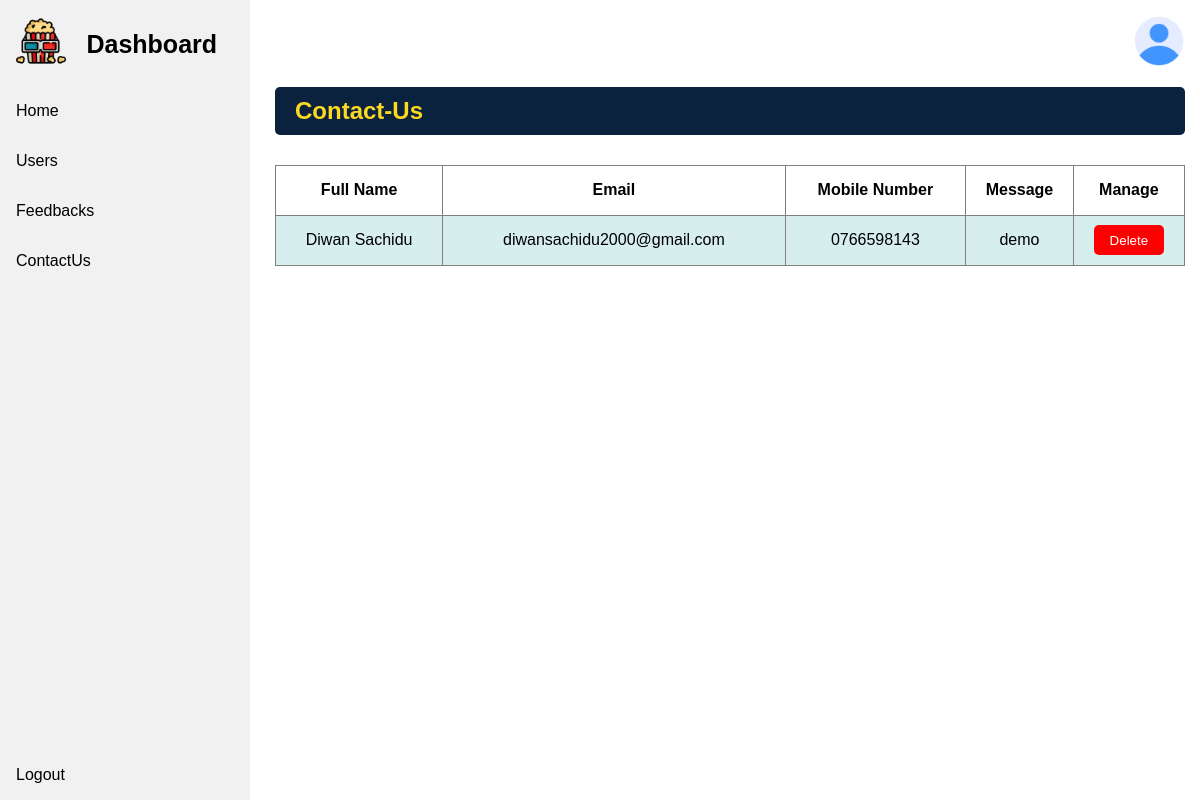
The page /manager/php/displayContactus.php on the database its author committed.
### tables this page shows
CREATE TABLE `contactus` (
  `contactusID` int(11) NOT NULL,
  `fullName` varchar(100) NOT NULL,
  `email` varchar(100) NOT NULL,
  `mobileNumber` varchar(20) NOT NULL,
  `message` varchar(700) DEFAULT NULL,
  `userID` int(11) NOT NULL,
  `managerID` int(11) NOT NULL DEFAULT 1
);

### manager/php/displayContactus.php (the view, shortened to what this page needs)
<?php
    include '../phpHandlers/dbh.config.php';
?>
<!DOCTYPE html>
<html lang="en">
<head>
    <link rel="stylesheet" href="../css/displayContactus.css">
</head>
<body>
    <?php
        include './sidebar.php';
    ?>
    <div class="content">
        <div class="title">
                <h2>Contact-Us</h2>
        </div>
        <div class="table-data">
            <table border="1">
                <tr>
                    <th>Full Name</th>
                    <th>Email</th>
                    <th>Mobile Number</th>
                    <th>Message</th>
                    <th>Manage</th>
                </tr>
                <?php
                    $sql = "SELECT * FROM contactus;";
                    $result = mysqli_query($conn, $sql);
                    $resultCheck = mysqli_num_rows($result);
                    if($resultCheck > 0) {
                        while($row = mysqli_fetch_assoc($result)){
                            $id = $row['contactusID'];
                            echo "
                                <tr>
                                    <td>".$row['fullName']."</td>
                                    <td>".$row['email']."</td>
                                    <td>".$row['mobileNumber']."</td>
                                    <td>".$row['message']."</td>
                                    <td><button class='del-btn'><a href='http://localhost/movie-booking-system/manager/phphandlers/dbh.deleteContactUs.php?deleteContactUsId=".$id."'>Delete</a></button></td>
                                </tr>
                            ";
                        }
                    }
                ?>
            </table>
        </div>
    </div>
</body>
</html>

### manager/css/displayContactus.css (style rules this page uses)
body { margin: 0; padding: 0; font-family: sans-serif; box-sizing: border-box; }
.content { margin-left: 260px; padding: 57px 0px; }
.title { padding: 10px 15px; }
.title h2 { background-color: #0A223D; color: #FBD822; border-radius: 5px; padding: 10px 20px; }
.table-data { padding: 0 15px; }
.table-data table { width: 100%; outline: none; border-collapse: collapse; }
.table-data table tr { height: 50px; }
.table-data table td { text-align: center; }
table tr:nth-child(even) { background-color: #D6EEEE; }
.del-btn { background-color: red; border: none; border-radius: 5px; cursor: pointer; height: 30px; width: 70px; }
.del-btn a { text-decoration: none; color: white; }

### manager/css/sidebar.css (style rules this page uses)
body { margin: 0; padding: 0; font-family: sans-serif; box-sizing: border-box; }

### rows shown on the page
contactus: fullName "Diwan Sachidu", email "diwansachidu2000@gmail.com", mobileNumber "0766598143", message "demo"
